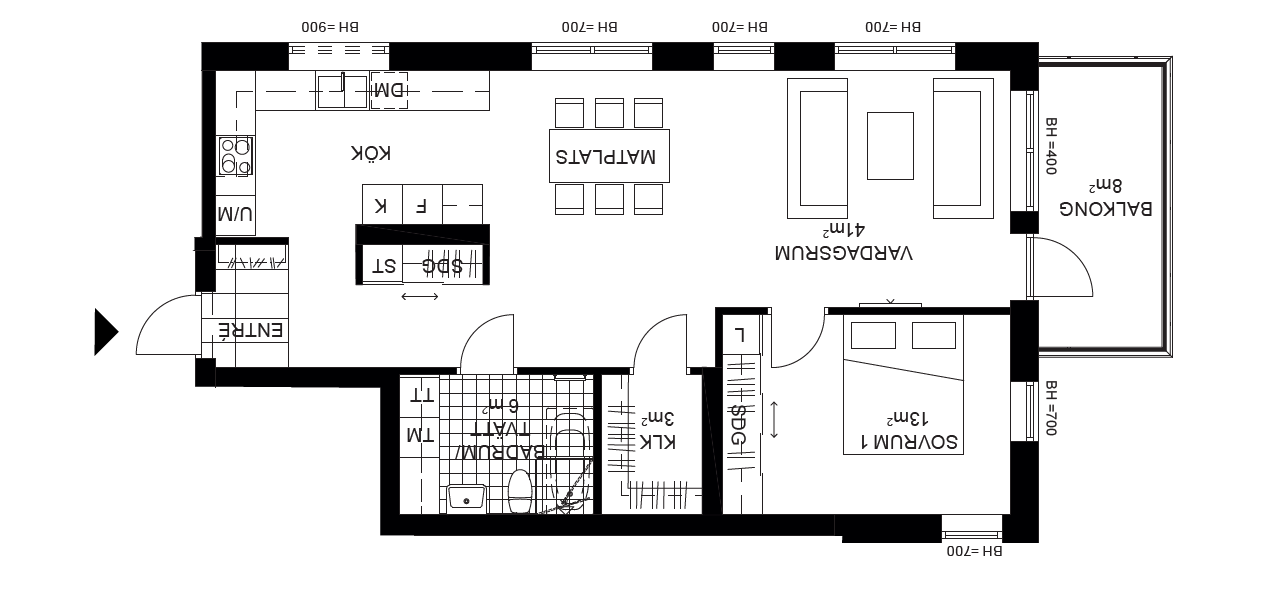
#> input picture Examples/example.png, 1261 x 611 px
$ python detect_room.py   (older library calls are emulated)
#> lines starting #> are read from the running program, lines starting #| are printed output that depends on the picture; after the words box and inside, x2 and y2 are one past the last pixel; in counts of white or black regions, pixels touching at a corner belong together
import cv2
import numpy as np


def find_rooms(img, noise_removal_threshold=1, corners_threshold=0.001,
               room_closing_max_length=10, gap_in_wall_threshold=500000):
    """

    :param img: grey scale image of rooms, already eroded and doors removed etc.
    :param noise_removal_threshold: Minimal area of blobs to be kept.
    :param corners_threshold: Threshold to allow corners. Higher removes more of the house.
    :param room_closing_max_length: Maximum line length to add to close off open doors.
    :param gap_in_wall_threshold: Minimum number of pixels to identify component as room instead of hole in the wall.
    :return: rooms: list of numpy arrays containing boolean masks for each detected room
             colored_house: A colored version of the input image, where each room has a random color.
    """
#> called with noise_removal_threshold = 1, corners_threshold = 0.001, room_closing_max_length = 10, gap_in_wall_threshold = 500000
    assert 0 <= corners_threshold <= 1
    # Remove noise left from door removal

    img[img < 128] = 0
    img[img > 128] = 255
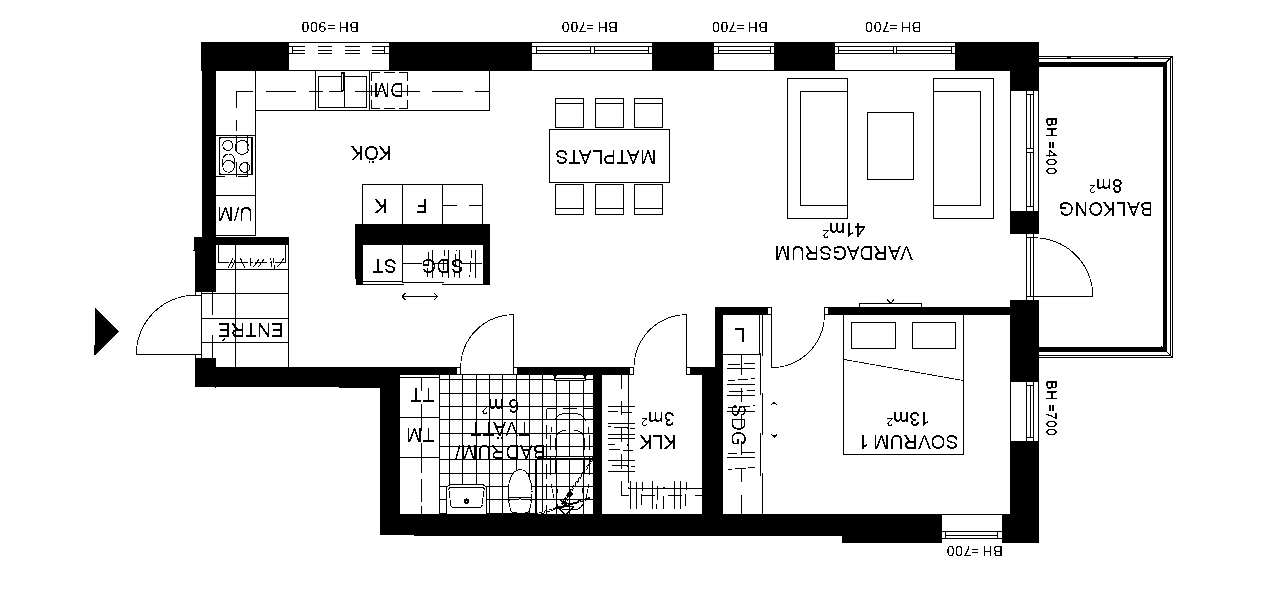
#> img: shape (611, 1261); min 0, max 255, mean 227.9
    _, contours, _ = cv2.findContours(~img, cv2.RETR_EXTERNAL, cv2.CHAIN_APPROX_SIMPLE)
#> contours = 46 contours, 25 with area under 20; largest, box (x1, y1, x2, y2) and area: (136, 42, 1173, 543) 427834, (94, 308, 119, 355) 538, (1046, 381, 1057, 389) 60, (994, 546, 1002, 556) 59, (609, 22, 617, 32) 59
    mask = np.zeros_like(img)
    for contour in contours:
        area = cv2.contourArea(contour)
        if area > noise_removal_threshold:
            cv2.fillPoly(mask, [contour], 255)
#> this loop made 46 passes
#> area on passes 3, 6, 7, 8, 9, 14, 15, 18, 27, 30, 31, 32: 59, 43, 45, 42, 42, 60.5, 538.5, 427834.5, 54, 45, 43, 56
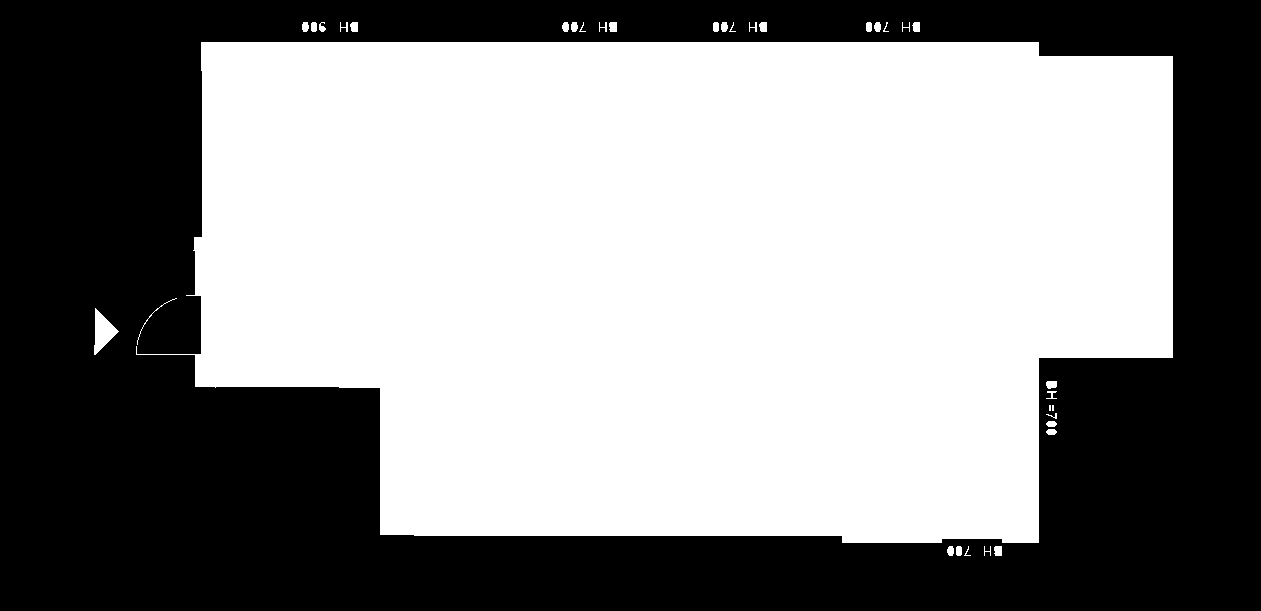
#> mask: shape (611, 1261); 56% white; 1 black region, box (x1, y1, x2, y2) and area: (0, 0, 1261, 611) 338946

    img = ~mask

    # Detect corners (you can play with the parameters here)
    dst = cv2.cornerHarris(img ,2,3,0.04)
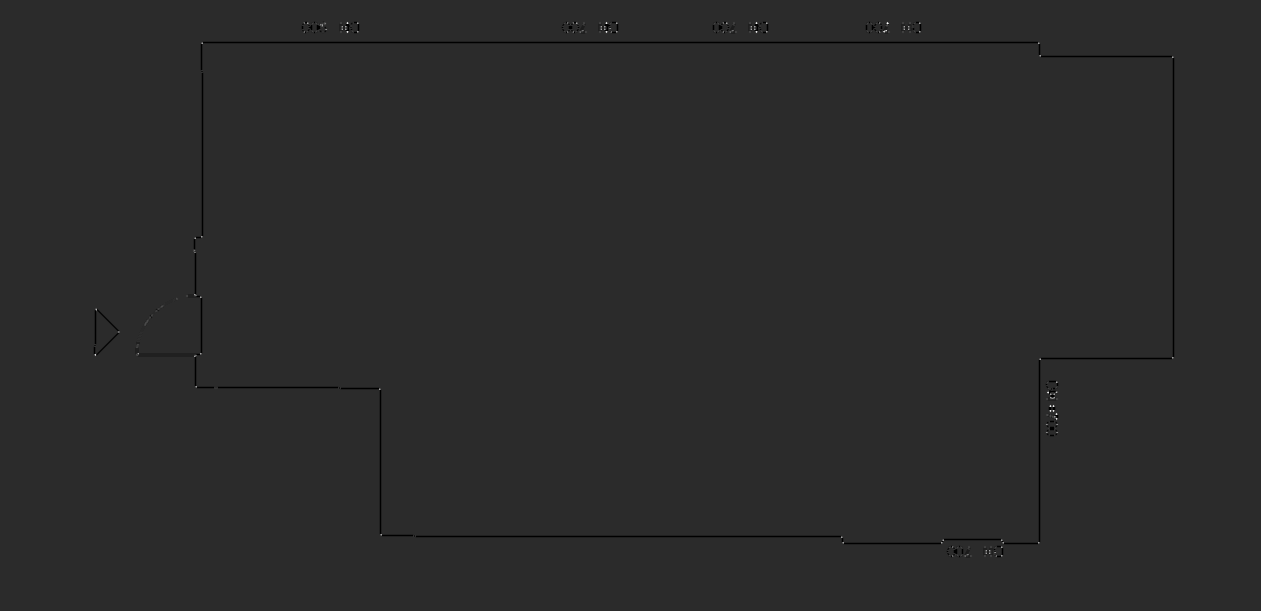
#> dst: shape (611, 1261) float32; min -0.04, max 0.193, mean -0.000225; drawn with min black and max white
    dst = cv2.dilate(dst,None)
    corners = dst > corners_threshold * dst.max()
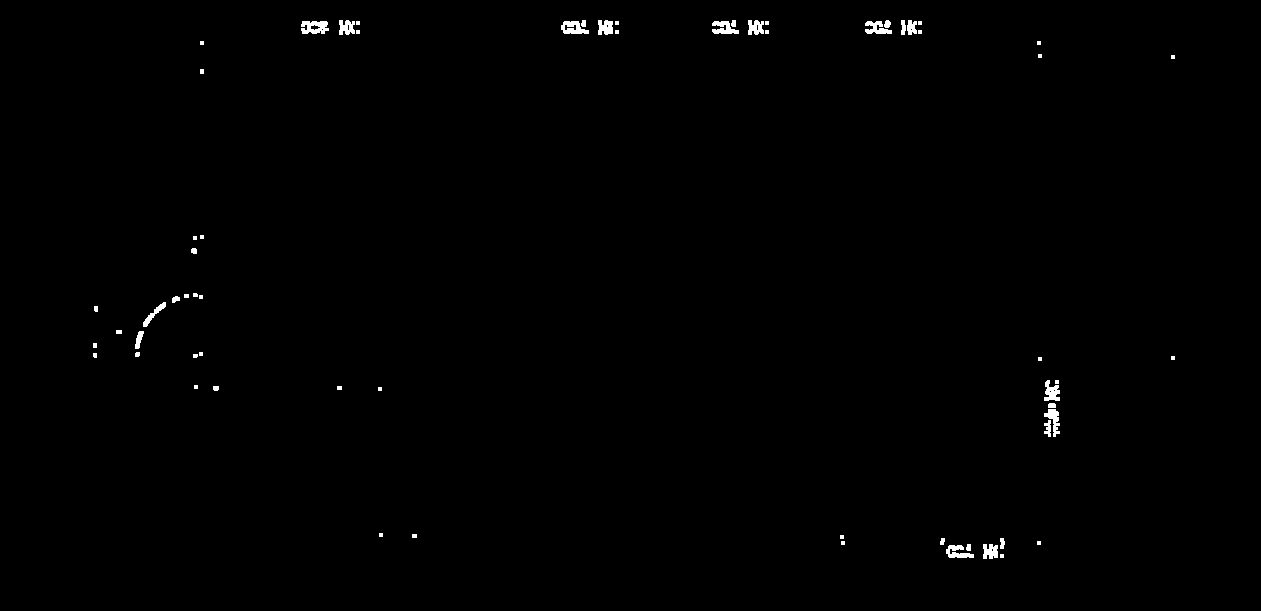
#> corners: shape (611, 1261) bool; 0.49% white; 63 white regions (29 under 20 px), largest, box (x1, y1, x2, y2) and area: (301, 21, 329, 34) 275, (561, 21, 589, 34) 239, (712, 21, 739, 34) 223

    # Draw lines to close the rooms off by adding a line between corners on the same x or y coordinate
    # This gets some false positives.
    # You could try to disallow drawing through other existing lines for example.
    for y,row in enumerate(corners):
        x_same_y = np.argwhere(row)
        for x1, x2 in zip(x_same_y[:-1], x_same_y[1:]):

            if x2[0] - x1[0] < room_closing_max_length:
                color = 0
                cv2.line(img, (x1, y), (x2, y), color, 1)
#> this loop made 21 passes

    for x,col in enumerate(corners.T):
        y_same_x = np.argwhere(col)
        for y1, y2 in zip(y_same_x[:-1], y_same_x[1:]):
            if y2[0] - y1[0] < room_closing_max_length:
                color = 0
                cv2.line(img, (x, y1), (x, y2), color, 1)


    # Mark the outside of the house as black
    _, contours, _ = cv2.findContours(~img, cv2.RETR_EXTERNAL, cv2.CHAIN_APPROX_SIMPLE)
    contour_sizes = [(cv2.contourArea(contour), contour) for contour in contours]
    biggest_contour = max(contour_sizes, key=lambda x: x[0])[1]
    mask = np.zeros_like(mask)
    cv2.fillPoly(mask, [biggest_contour], 255)
    img[mask == 0] = 0

    # Find the connected components in the house
    ret, labels = cv2.connectedComponents(img)
    img = cv2.cvtColor(img,cv2.COLOR_GRAY2RGB)
    unique = np.unique(labels)
    rooms = []
    for label in unique:
        component = labels == label
        if img[component].sum() == 0 or np.count_nonzero(component) < gap_in_wall_threshold:
            color = 0
        else:
            rooms.append(component)
            color = np.random.randint(0, 255, size=3)
        img[component] = color

    return rooms, img


#Read gray image
img = cv2.imread("../example.png", 0)
#> (the run stopped early here; a loop or call above may not have finished)
